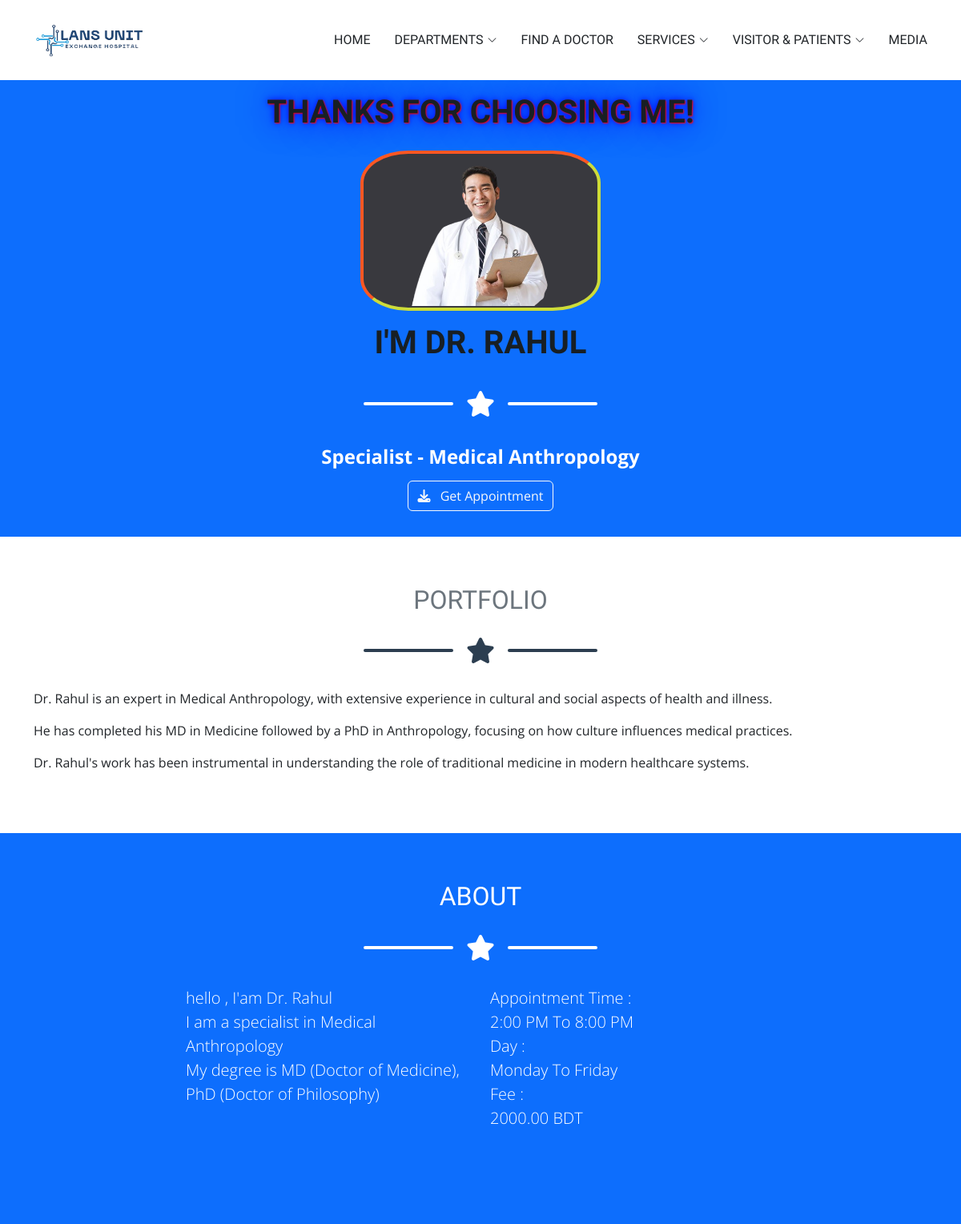
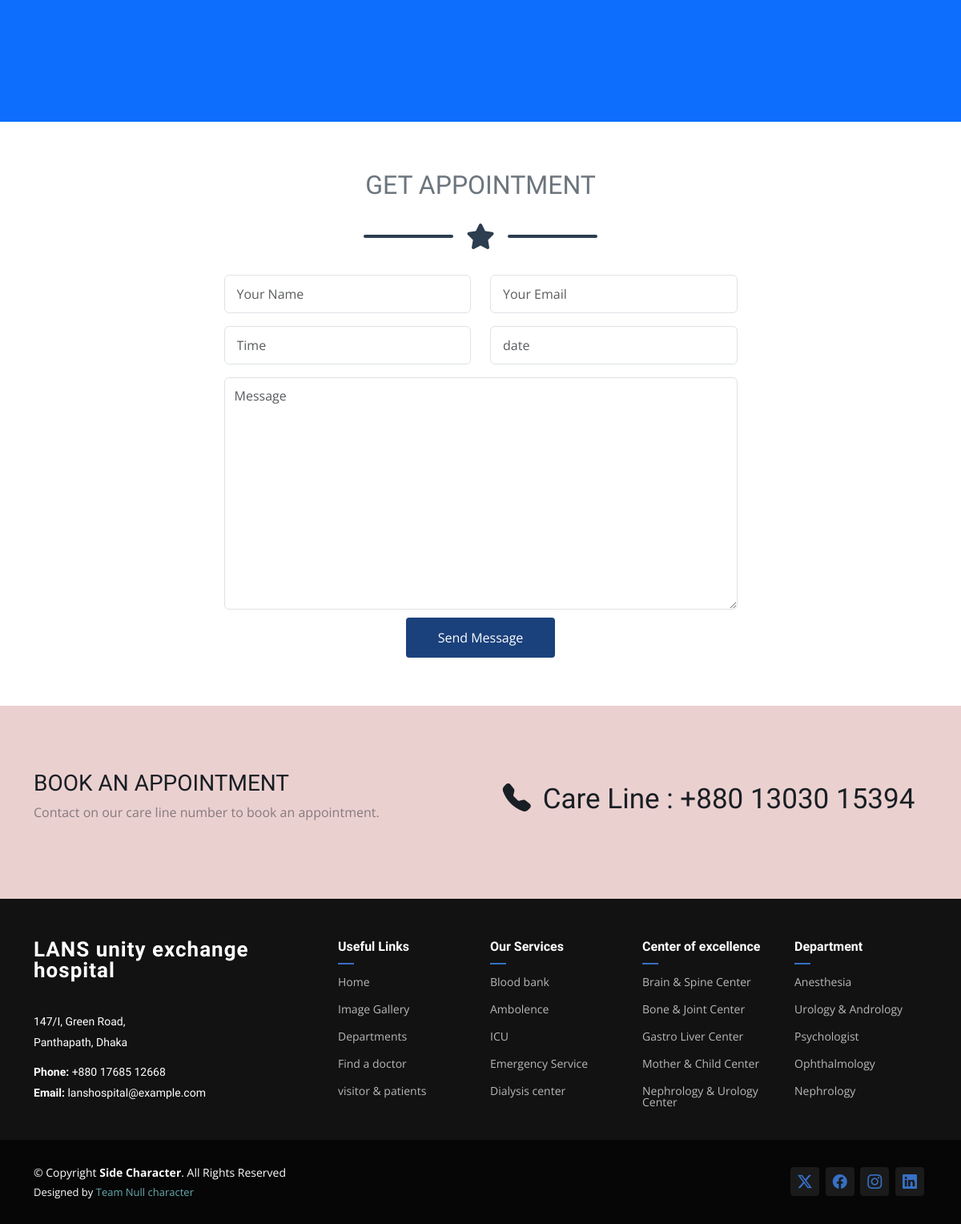
Page /app/2/ on the committed database (2 pictures, top to bottom).
### LANS_HOSPITAL_APP/models.py (models this page shows, shortened)
class Doctor(models.Model):
    name = models.CharField(max_length= 200)
    speciality = models.TextField()
    degree = models.TextField()
    intro = models.TextField()
    complete = models.TextField()
    end = models.TextField()
    appointment = models.TextField(null= True , blank=True)
    time = models.TextField(null= True , blank=True)
    fee = models.DecimalField(max_digits=10 , decimal_places= 2 , null= True , blank=True)
    image = models.ImageField(upload_to = "image/" , null= True , blank=True)

### LANS_HOSPITAL_APP/views.py (the view, shortened to what this page needs)
# urls.py: path('<int:pk>/' , views.profile , name='profile'),
def profile(request , pk):
    doctor = Doctor.objects.get(pk=pk)
    return render(request ,"doctor_profile.html" , {"doctor":doctor})

### LANS_HOSPITAL_APP/templates/doctor_profile.html (shortened to what this page needs)
{% extends "lay.html" %}
{% load static %}
{% block content %}
<main>
    <header class="masthead bg-primary text-white text-center" style = "background-color: #39393e">
        <div class="container d-flex align-items-center flex-column">
            <h1 class="masthead-heading text-uppercase mt-3 " style = "text-shadow: 1px 1px 2px red, 0 0 1em blue, 0 0 0.2em blue;" data-aos="fade-down">Thanks for choosing me!</h1>
            <img style="width :300px;height:200px; border-radius:20%;border: 4px solid #cddc39;padding: 2px;border-top-color: #ff5722;border-left-color: #ff5722; background: #39393e;
 " class="masthead-avatar mb-3 mt-3 css-border" data-aos="fade-right" src="{{doctor.image.url}}" alt="..." />
            <h1 class="masthead-heading text-uppercase" data-aos="fade-left">I'm {{doctor.name}} </h1>
            <div class="divider-custom divider-light">
                <div class="divider-custom-line"></div>
                <div class="divider-custom-icon"><i class="fas fa-star"></i></div>
                <div class="divider-custom-line"></div>
            </div>
            <p class="masthead-subheading font-weight-light mb-2">Specialist - {{doctor.speciality}} </p>
            <div class="text-center mt-1 mb-3">
                <a href="#contact">
                    <p class="btn btn-xl btn-outline-light">
                        <i class="fas fa-download me-2"></i>
                        Get Appointment
                    </p>
                </a>
            </div>
        </div>
    </header>
    <section class="page-section portfolio" id="portfolio">
        <div class="container">
            <h2 class="page-section-heading text-center text-uppercase text-secondary mb-0">Portfolio</h2>
            <div class="divider-custom">
                <div class="divider-custom-line"></div>
                <div class="divider-custom-icon"><i class="fas fa-star"></i></div>
                <div class="divider-custom-line"></div>
            </div>
            <div class="row justify-content-around">
                <p class="mb-3">{{doctor.intro}}</p>
                <p class="mb-3">{{doctor.complete}}</p>
                <p>{{doctor.end}}</p>
            </div>
        </div>
    </section>
    <section class="page-section bg-primary text-white mb-0" id="about">
        <div class="container">
            <h2 class="page-section-heading text-center text-uppercase text-white">About</h2>
            <div class="divider-custom divider-light">
                <div class="divider-custom-line"></div>
                <div class="divider-custom-icon"><i class="fas fa-star"></i></div>
                <div class="divider-custom-line"></div>
            </div>
            <div class="row">
                <div class="col-lg-4 ms-auto"><p class="lead">
                    hello , I'am {{doctor.name}} <br>
                    I am a specialist in {{doctor.speciality}} <br>
                    My degree is {{doctor.degree}}
                </p></div>
                <div class="col-lg-4 me-auto"><p class="lead">
                    Appointment Time : <br>
                    {{ doctor.time }} <br>
                    Day : <br>
                    {{ doctor.appointment }} <br>
                    Fee : <br>
                    {{ doctor.fee }} BDT
                </p></div>
            </div>
        </div>
    </section>
    <section class="page-section" id="contact">
        <div class="container">
            <h2 class="page-section-heading text-center text-uppercase text-secondary mb-0">
                Get Appointment</h2>
            <div class="divider-custom">
                <div class="divider-custom-line"></div>
                <div class="divider-custom-icon"><i class="fas fa-star"></i></div>
                <div class="divider-custom-line"></div>
            </div>
            <div class="row justify-content-center">
                <div class="col-lg-8 col-xl-7">
                    <form method="post" action="">
                        <div class="row">
                          <div class="col-md-6 form-group">
                            <input
                              type="text"
                              class="form-control"
                              id="name"
                              name="name"
                              placeholder="Your Name"
                              required=""
                            />
                          </div>
                          <div class="col-md-6 form-group mt-3 mt-md-0">
                            <input
                              type="email"
                              class="form-control"
                              name="email"
                              id="email"
                              placeholder="Your Email"
                              required=""
                            />
                          </div>
                        </div>
                        <div class="row mt-3">
                            <div class="col-md-6 form-group">
                              <input
                                type="text"
                                class="form-control"
                                id="name"
                                name="time"
                                placeholder="Time"
                                required=""
                              />
                            </div>
                            <div class="col-md-6 form-group mt-3 mt-md-0">
                              <input
                                type="text"
                                class="form-control"
                                name="date"
                                id="email"
                                placeholder="date"
                                required=""
                              />
                            </div>
                        </div>
                        <div class="form-group mt-3">
                          <textarea
                            id="message"
                            class="form-control"
                            name="message"
                            placeholder="Message"
                            required=""
                          ></textarea>
                        </div>
                        <div class="text-center">
                          <button class="send" type="submit" onclick="sendMail()">Send Message</button>
                        </div>
                      </form>
                </div>
            </div>
        </div>
    </section>
    <section
        id="call-to-action"
        class="call-to-action section light-background"
      >
        <div class="content">
          <div class="container">
            <div class="row align-items-center">
              <div class="col-lg-6">
                <div data-aos="fade-right">
                  <h3>Book an Appointment</h3>
                  <p class="opacity-50">
                    Contact on our care line number to book an appointment.
                  </p>
                </div>
              </div>
              <div class="col-lg-6">
                <div data-aos="fade-left">
                  <h1 style="text-align: center" class="careline">
                    <a style="padding-right: 15px" href="#"
                      ><i class="bi bi-telephone-fill"></i></a
                    >Care Line : +880 13030 15394
                  </h1>
                </div>
              </div>
            </div>
          </div>
        </div>
      </section>
</main>
{% endblock %}

### LANS_HOSPITAL_APP/static/assets/css/main.css (style rules this page uses)
:root { --default-font: "Open Sans", system-ui, -apple-system, "Segoe UI", Roboto, "Helvetica Neue", Arial, "Noto Sans", "Liberation Sans", sans-serif, "Apple Color Emoji", "Segoe UI Emoji", "Segoe UI Symbol", "Noto Color Emoji"; --heading-font: "Marcellus", sans-serif; --nav-font: "Marcellus", sans-serif; }
:root { --background-color: #ffffff; --default-color: #212529; --heading-color: #181f24; --accent-color: #1a417c; --surface-color: #ffffff; --contrast-color: #ffffff; --call-color: #ebd0d0; --call-doctor: #d8b225; }
:root { --nav-color: #212529; --nav-hover-color: #116530; --nav-mobile-background-color: #ffffff; --nav-dropdown-background-color: #ffffff; --nav-dropdown-color: #212529; --nav-dropdown-hover-color: #116530; }
.light-background { --background-color: #f9f9f9; --surface-color: #ffffff; }
:root { scroll-behavior: smooth; }
body { color: var(--default-color); background-color: var(--background-color); font-family: var(--default-font); }
a { color: var(--accent-top-color); text-decoration: none; transition: 0.3s; }
h1, h2, h3, h4, h5, h6 { color: var(--heading-color); font-family: var(--heading-font); }
section, .section { color: var(--default-color); background-color: var(--background-color); padding: 60px 0; scroll-margin-top: 100px; overflow: clip; }
#about { height: 80vh; }
#call-to-action { background-color: var(--call-color); }
.call-to-action .content { padding: 20px 0; }
.call-to-action .content h3 { font-weight: 300; text-transform: uppercase; }
.careline { font-size: 35px; }
#message { height: 290px; padding: 10px 12px; }
.send { background: var(--accent-color); color: var(--contrast-color); border: 0; padding: 13px 40px; transition: 0.4s; border-radius: 4px; margin-top: 10px; }
#name { height: 48px; padding: 10px 15px; }
#email { height: 48px; padding: 10px 15px; }
.masthead-heading { font-size: 3 rem; font-weight: bolder; }
.masthead-subheading { font-size: 1.5rem; font-weight: bold; }
.divider-custom { margin: 1.25rem 0 1.5rem; width: 100%; display: flex; justify-content: center; align-items: center; }
.divider-custom .divider-custom-line { width: 100%; max-width: 7rem; height: 0.25rem; background-color: #2c3e50; border-radius: 1rem; border-color: #2c3e50; }
.divider-custom .divider-custom-line:first-child { margin-right: 1rem; }
.divider-custom .divider-custom-line:last-child { margin-left: 1rem; }
.divider-custom .divider-custom-icon { color: #2c3e50; font-size: 2rem; }
.divider-custom.divider-light .divider-custom-line { background-color: #fff; }
.divider-custom.divider-light .divider-custom-icon { color: #fff; }
.css-border { border: 4px solid #cddc39; padding: 2px; border-radius: 50%; border-top-color: #ff5722; border-left-color: #ff5722; width: 75px; height: 75px; }

### rows in the picture
Doctor: image (picture), name "DR. RAHUL", speciality "Medical Anthropology", intro "Dr. Rahul is an expert in Medical Anthropology, with extensive experience in cultural and social aspects of health and illness.", complete "He has completed his MD in Medicine followed by a PhD in Anthropology, focusing on how culture influences medical practices.", end "Dr. Rahul's work has been instrumental in understanding the role of traditional medicine in modern healthcare systems.", name "Dr. Rahul", degree "MD (Doctor of Medicine), PhD (Doctor of Philosophy)", time "2:00 PM To 8:00 PM", appointment "Monday To Friday", fee "2000.00"
